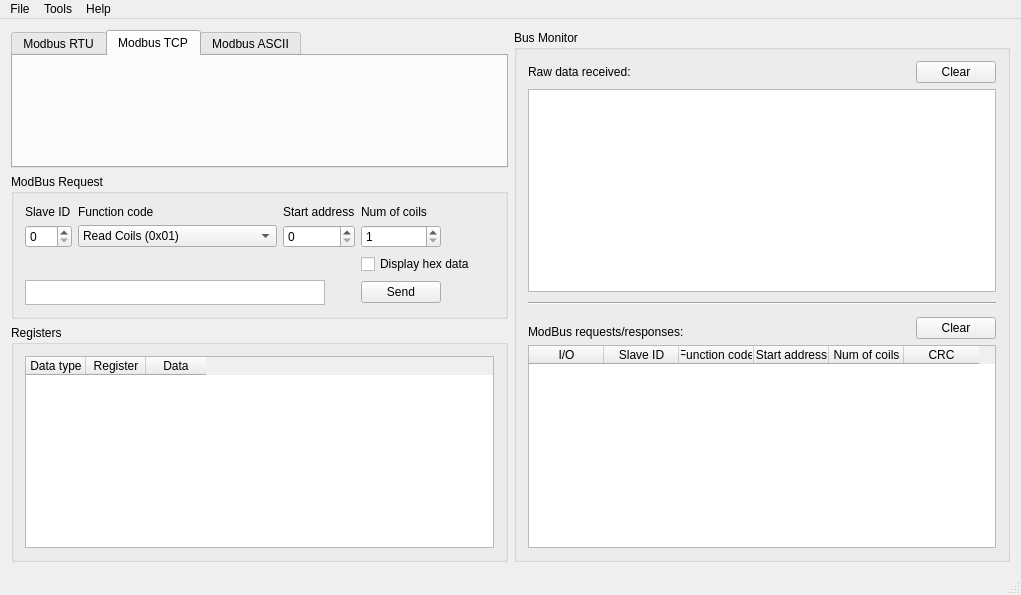
<?xml version="1.0" encoding="UTF-8"?>
<ui version="4.0">
 <class>MainWindowClass</class>
 <widget class="QMainWindow" name="MainWindowClass">
  <property name="geometry">
   <rect>
    <x>0</x>
    <y>0</y>
    <width>1021</width>
    <height>595</height>
   </rect>
  </property>
  <property name="windowTitle">
   <string>QModBus</string>
  </property>
  <property name="windowIcon">
   <iconset resource="../data/qmodbus.qrc">
    <normaloff>:/images/logo.png</normaloff>:/images/logo.png</iconset>
  </property>
  <widget class="QWidget" name="centralWidget">
   <layout class="QHBoxLayout" name="horizontalLayout_3">
    <item>
     <layout class="QVBoxLayout" name="verticalLayout">
      <item>
       <widget class="QTabWidget" name="tabWidget">
        <property name="currentIndex">
         <number>1</number>
        </property>
        <widget class="QWidget" name="tab">
         <attribute name="title">
          <string>Modbus RTU</string>
         </attribute>
         <layout class="QHBoxLayout" name="horizontalLayout">
          <item>
           <widget class="RtuSettingsWidget" name="rtuSettingsWidget" native="true"/>
          </item>
         </layout>
        </widget>
        <widget class="QWidget" name="tab_2">
         <attribute name="title">
          <string>Modbus TCP</string>
         </attribute>
         <layout class="QHBoxLayout" name="horizontalLayout_2">
          <item>
           <widget class="TcpIpSettingsWidget" name="tcpSettingsWidget" native="true"/>
          </item>
         </layout>
        </widget>
        <widget class="QWidget" name="tab_3">
         <attribute name="title">
          <string>Modbus ASCII</string>
         </attribute>
         <layout class="QHBoxLayout" name="horizontalLayout_2">
          <item>
           <widget class="AsciiSettingsWidget" name="asciiSettingsWidget" native="true"/>
          </item>
         </layout>
        </widget>
       </widget>
      </item>
      <item>
       <widget class="QGroupBox" name="groupBox_2">
        <property name="title">
         <string>ModBus Request</string>
        </property>
        <layout class="QGridLayout" name="gridLayout_2">
         <item row="0" column="0">
          <widget class="QLabel" name="label_6">
           <property name="text">
            <string>Slave ID</string>
           </property>
          </widget>
         </item>
         <item row="0" column="1">
          <widget class="QLabel" name="label_7">
           <property name="text">
            <string>Function code</string>
           </property>
          </widget>
         </item>
         <item row="0" column="2">
          <widget class="QLabel" name="label_8">
           <property name="text">
            <string>Start address</string>
           </property>
          </widget>
         </item>
         <item row="0" column="3">
          <widget class="QLabel" name="label_9">
           <property name="text">
            <string>Num of coils</string>
           </property>
          </widget>
         </item>
         <item row="1" column="0">
          <widget class="QSpinBox" name="slaveID">
           <property name="minimum">
            <number>0</number>
           </property>
           <property name="maximum">
            <number>254</number>
           </property>
          </widget>
         </item>
         <item row="1" column="1">
          <widget class="QComboBox" name="functionCode">
           <item>
            <property name="text">
             <string>Read Coils (0x01)</string>
            </property>
           </item>
           <item>
            <property name="text">
             <string>Read Discrete Inputs (0x02)</string>
            </property>
           </item>
           <item>
            <property name="text">
             <string>Read Holding Registers (0x03)</string>
            </property>
           </item>
           <item>
            <property name="text">
             <string>Read Input Registers (0x04)</string>
            </property>
           </item>
           <item>
            <property name="text">
             <string>Write Single Coil (0x05)</string>
            </property>
           </item>
           <item>
            <property name="text">
             <string>Write Single Register (0x06)</string>
            </property>
           </item>
           <item>
            <property name="text">
             <string>Write Multiple Coils (0x0f)</string>
            </property>
           </item>
           <item>
            <property name="text">
             <string>Write Multiple Registers (0x10)</string>
            </property>
           </item>
          </widget>
         </item>
         <item row="1" column="2">
          <widget class="QSpinBox" name="startAddr">
           <property name="maximum">
            <number>65535</number>
           </property>
          </widget>
         </item>
         <item row="1" column="3">
          <widget class="QSpinBox" name="numCoils">
           <property name="minimum">
            <number>1</number>
           </property>
           <property name="maximum">
            <number>65535</number>
           </property>
          </widget>
         </item>
         <item row="1" column="4">
          <spacer name="horizontalSpacer">
           <property name="orientation">
            <enum>Qt::Horizontal</enum>
           </property>
           <property name="sizeHint" stdset="0">
            <size>
             <width>40</width>
             <height>20</height>
            </size>
           </property>
          </spacer>
         </item>
         <item row="2" column="0">
          <spacer name="verticalSpacer">
           <property name="orientation">
            <enum>Qt::Vertical</enum>
           </property>
           <property name="sizeType">
            <enum>QSizePolicy::Fixed</enum>
           </property>
           <property name="sizeHint" stdset="0">
            <size>
             <width>20</width>
             <height>20</height>
            </size>
           </property>
          </spacer>
         </item>
         <item row="2" column="3" colspan="2">
          <widget class="QCheckBox" name="checkBoxHexData">
           <property name="text">
            <string>Display hex data</string>
           </property>
          </widget>
         </item>
         <item row="3" column="0" colspan="3">
          <widget class="QTextEdit" name="requestPreview">
           <property name="sizePolicy">
            <sizepolicy hsizetype="Fixed" vsizetype="Fixed">
             <horstretch>0</horstretch>
             <verstretch>0</verstretch>
            </sizepolicy>
           </property>
           <property name="maximumSize">
            <size>
             <width>300</width>
             <height>25</height>
            </size>
           </property>
           <property name="font">
            <font>
             <family>Courier</family>
            </font>
           </property>
           <property name="verticalScrollBarPolicy">
            <enum>Qt::ScrollBarAlwaysOff</enum>
           </property>
           <property name="horizontalScrollBarPolicy">
            <enum>Qt::ScrollBarAlwaysOff</enum>
           </property>
           <property name="undoRedoEnabled">
            <bool>false</bool>
           </property>
           <property name="textInteractionFlags">
            <set>Qt::TextSelectableByKeyboard|Qt::TextSelectableByMouse</set>
           </property>
          </widget>
         </item>
         <item row="3" column="3">
          <widget class="QPushButton" name="sendBtn">
           <property name="text">
            <string>Send</string>
           </property>
          </widget>
         </item>
        </layout>
       </widget>
      </item>
      <item>
       <widget class="QGroupBox" name="groupBox_4">
        <property name="title">
         <string>Registers</string>
        </property>
        <layout class="QVBoxLayout" name="verticalLayout_2">
         <item>
          <widget class="QTableWidget" name="regTable">
           <attribute name="horizontalHeaderDefaultSectionSize">
            <number>60</number>
           </attribute>
           <attribute name="verticalHeaderVisible">
            <bool>false</bool>
           </attribute>
           <attribute name="verticalHeaderDefaultSectionSize">
            <number>18</number>
           </attribute>
           <column>
            <property name="text">
             <string>Data type</string>
            </property>
           </column>
           <column>
            <property name="text">
             <string>Register</string>
            </property>
           </column>
           <column>
            <property name="text">
             <string>Data</string>
            </property>
           </column>
          </widget>
         </item>
        </layout>
       </widget>
      </item>
     </layout>
    </item>
    <item>
     <widget class="QGroupBox" name="groupBox_3">
      <property name="title">
       <string>Bus Monitor</string>
      </property>
      <layout class="QGridLayout" name="gridLayout_4">
       <item row="0" column="0">
        <widget class="QLabel" name="label_10">
         <property name="text">
          <string>Raw data received:</string>
         </property>
        </widget>
       </item>
       <item row="0" column="1" colspan="2">
        <spacer name="horizontalSpacer_2">
         <property name="orientation">
          <enum>Qt::Horizontal</enum>
         </property>
         <property name="sizeHint" stdset="0">
          <size>
           <width>201</width>
           <height>20</height>
          </size>
         </property>
        </spacer>
       </item>
       <item row="0" column="3">
        <widget class="QPushButton" name="clearBusRawData">
         <property name="text">
          <string>Clear</string>
         </property>
        </widget>
       </item>
       <item row="1" column="0" colspan="4">
        <widget class="QPlainTextEdit" name="rawData">
         <property name="font">
          <font>
           <family>Fixedsys</family>
           <pointsize>10</pointsize>
          </font>
         </property>
         <property name="undoRedoEnabled">
          <bool>false</bool>
         </property>
         <property name="readOnly">
          <bool>true</bool>
         </property>
        </widget>
       </item>
       <item row="2" column="0">
        <spacer name="verticalSpacer_2">
         <property name="orientation">
          <enum>Qt::Vertical</enum>
         </property>
         <property name="sizeType">
          <enum>QSizePolicy::Fixed</enum>
         </property>
         <property name="sizeHint" stdset="0">
          <size>
           <width>20</width>
           <height>4</height>
          </size>
         </property>
        </spacer>
       </item>
       <item row="3" column="0" colspan="4">
        <widget class="Line" name="line">
         <property name="orientation">
          <enum>Qt::Horizontal</enum>
         </property>
        </widget>
       </item>
       <item row="4" column="0" rowspan="2">
        <spacer name="verticalSpacer_3">
         <property name="orientation">
          <enum>Qt::Vertical</enum>
         </property>
         <property name="sizeType">
          <enum>QSizePolicy::Fixed</enum>
         </property>
         <property name="sizeHint" stdset="0">
          <size>
           <width>20</width>
           <height>4</height>
          </size>
         </property>
        </spacer>
       </item>
       <item row="6" column="0" colspan="2">
        <widget class="QLabel" name="label_11">
         <property name="text">
          <string>ModBus requests/responses:</string>
         </property>
        </widget>
       </item>
       <item row="5" column="2" rowspan="2">
        <spacer name="horizontalSpacer_3">
         <property name="orientation">
          <enum>Qt::Horizontal</enum>
         </property>
         <property name="sizeHint" stdset="0">
          <size>
           <width>156</width>
           <height>20</height>
          </size>
         </property>
        </spacer>
       </item>
       <item row="5" column="3" rowspan="2">
        <widget class="QPushButton" name="clearBusMonTable">
         <property name="text">
          <string>Clear</string>
         </property>
        </widget>
       </item>
       <item row="7" column="0" colspan="4">
        <widget class="QTableWidget" name="busMonTable">
         <property name="editTriggers">
          <set>QAbstractItemView::NoEditTriggers</set>
         </property>
         <attribute name="horizontalHeaderCascadingSectionResizes">
          <bool>true</bool>
         </attribute>
         <attribute name="horizontalHeaderDefaultSectionSize">
          <number>75</number>
         </attribute>
         <attribute name="verticalHeaderDefaultSectionSize">
          <number>18</number>
         </attribute>
         <column>
          <property name="text">
           <string>I/O</string>
          </property>
         </column>
         <column>
          <property name="text">
           <string>Slave ID</string>
          </property>
         </column>
         <column>
          <property name="text">
           <string>Function code</string>
          </property>
         </column>
         <column>
          <property name="text">
           <string>Start address</string>
          </property>
         </column>
         <column>
          <property name="text">
           <string>Num of coils</string>
          </property>
         </column>
         <column>
          <property name="text">
           <string>CRC</string>
          </property>
         </column>
        </widget>
       </item>
      </layout>
     </widget>
    </item>
   </layout>
  </widget>
  <widget class="QStatusBar" name="statusBar"/>
  <widget class="QMenuBar" name="menuBar">
   <property name="geometry">
    <rect>
     <x>0</x>
     <y>0</y>
     <width>1021</width>
     <height>19</height>
    </rect>
   </property>
   <widget class="QMenu" name="menuFile">
    <property name="title">
     <string>File</string>
    </property>
    <addaction name="actionQuit"/>
   </widget>
   <widget class="QMenu" name="menuHelp">
    <property name="title">
     <string>Help</string>
    </property>
    <addaction name="actionAbout_QModBus"/>
   </widget>
   <widget class="QMenu" name="menuTools">
    <property name="title">
     <string>Tools</string>
    </property>
    <addaction name="actionBatchProcessing"/>
   </widget>
   <addaction name="menuFile"/>
   <addaction name="menuTools"/>
   <addaction name="menuHelp"/>
  </widget>
  <action name="actionQuit">
   <property name="text">
    <string>Quit</string>
   </property>
  </action>
  <action name="actionAbout_QModBus">
   <property name="text">
    <string>About QModBus</string>
   </property>
  </action>
  <action name="actionBatchProcessing">
   <property name="text">
    <string>Batch processing</string>
   </property>
  </action>
 </widget>
 <layoutdefault spacing="6" margin="11"/>
 <customwidgets>
  <customwidget>
   <class>RtuSettingsWidget</class>
   <extends>QWidget</extends>
   <header>rtusettingswidget.h</header>
   <container>1</container>
  </customwidget>
  <customwidget>
   <class>TcpIpSettingsWidget</class>
   <extends>QWidget</extends>
   <header>tcpipsettingswidget.h</header>
   <container>1</container>
  </customwidget>
  <customwidget>
   <class>AsciiSettingsWidget</class>
   <extends>QWidget</extends>
   <header>asciisettingswidget.h</header>
   <container>1</container>
  </customwidget>
 </customwidgets>
 <resources>
  <include location="../data/qmodbus.qrc"/>
 </resources>
 <connections>
  <connection>
   <sender>actionQuit</sender>
   <signal>triggered()</signal>
   <receiver>MainWindowClass</receiver>
   <slot>close()</slot>
   <hints>
    <hint type="sourcelabel">
     <x>-1</x>
     <y>-1</y>
    </hint>
    <hint type="destinationlabel">
     <x>214</x>
     <y>236</y>
    </hint>
   </hints>
  </connection>
  <connection>
   <sender>clearBusRawData</sender>
   <signal>clicked()</signal>
   <receiver>rawData</receiver>
   <slot>clear()</slot>
   <hints>
    <hint type="sourcelabel">
     <x>833</x>
     <y>65</y>
    </hint>
    <hint type="destinationlabel">
     <x>669</x>
     <y>186</y>
    </hint>
   </hints>
  </connection>
  <connection>
   <sender>actionBatchProcessing</sender>
   <signal>triggered()</signal>
   <receiver>MainWindowClass</receiver>
   <slot>openBatchProcessor()</slot>
   <hints>
    <hint type="sourcelabel">
     <x>-1</x>
     <y>-1</y>
    </hint>
    <hint type="destinationlabel">
     <x>444</x>
     <y>297</y>
    </hint>
   </hints>
  </connection>
 </connections>
 <slots>
  <slot>openBatchProcessor()</slot>
 </slots>
</ui>
